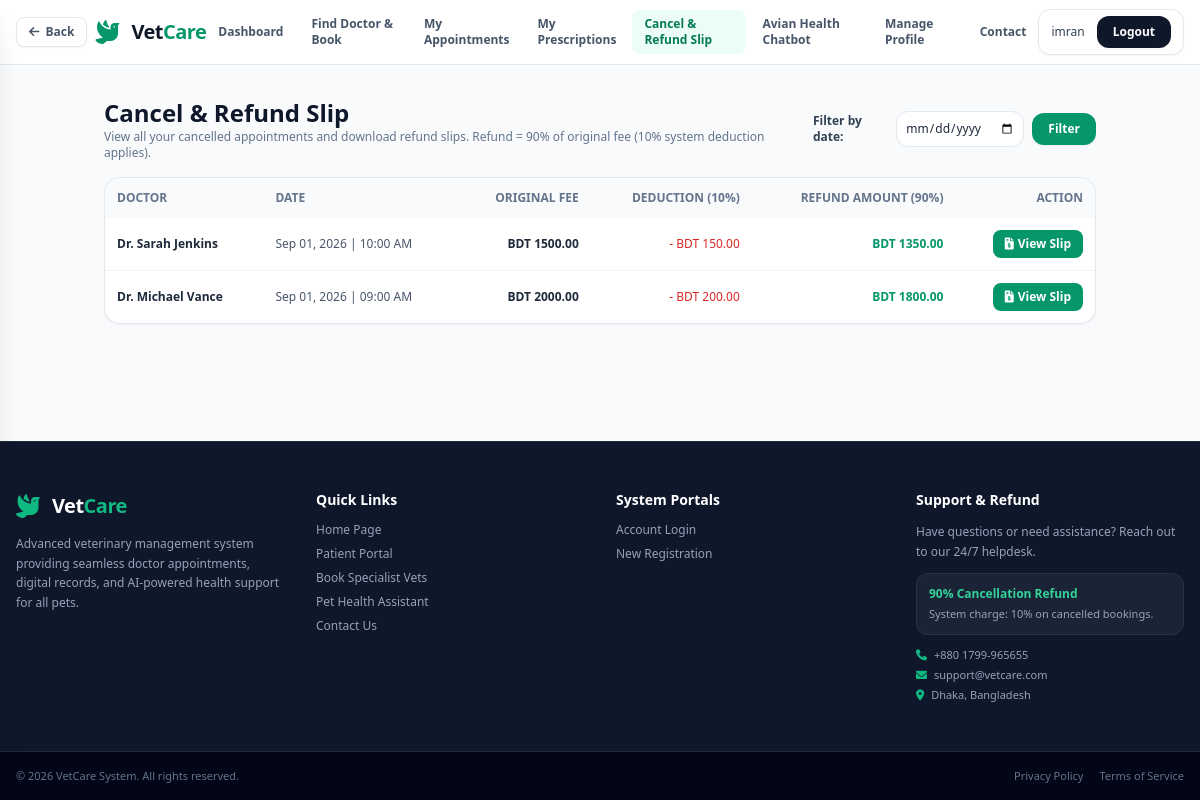
The page /cancel-refund/ (signed in) on the database as committed earlier.
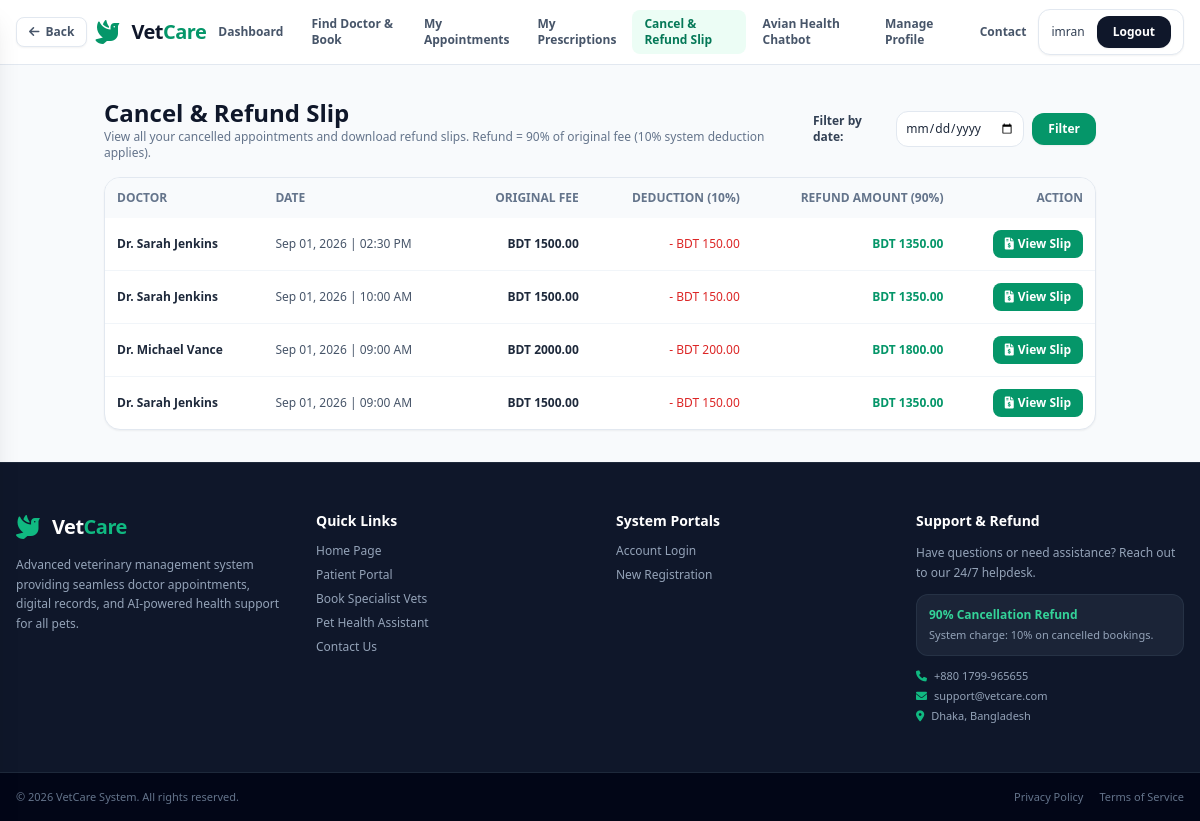
The same page on the database as committed later.
### booking/models.py (models this page shows, shortened)
class Appointment(models.Model):
    STATUS_CHOICES = (
        ('PENDING', 'Pending'),
        ('CONFIRMED', 'Confirmed'),
        ('COMPLETED', 'Completed'),
        ('CANCELLED', 'Cancelled'),
    )
    patient = models.ForeignKey('patient.Patient', on_delete=models.CASCADE, related_name='appointments')
    doctor = models.ForeignKey('vet.Doctor', on_delete=models.CASCADE, related_name='appointments')
    date = models.DateField()
    time = models.TimeField()
    status = models.CharField(max_length=20, choices=STATUS_CHOICES, default='PENDING')
    fee = models.DecimalField(max_digits=8, decimal_places=2, default=1500.00)
    notes = models.TextField(blank=True)
    created_at = models.DateTimeField(auto_now_add=True)
    updated_at = models.DateTimeField(auto_now=True)
    class Meta:
        ordering = ['-date', '-time']

### vet/models.py (models this page shows, shortened)
class Doctor(models.Model):
    user = models.OneToOneField(settings.AUTH_USER_MODEL, on_delete=models.CASCADE, related_name='doctor_profile')
    specialty = models.CharField(max_length=100)
    experience_years = models.IntegerField(default=0)
    qualification = models.CharField(max_length=200, blank=True)
    license_number = models.CharField(max_length=50, blank=True)
    consultation_fee = models.DecimalField(max_digits=8, decimal_places=2, default=1500.00)
    bio = models.TextField(blank=True)
    is_active = models.BooleanField(default=True)
    created_at = models.DateTimeField(auto_now_add=True)

### accounts/models.py (models this page shows, shortened)
class User(AbstractUser):
    ROLE_CHOICES = (
        ('PATIENT', 'Patient'),
        ('DOCTOR', 'Doctor'),
        ('ADMIN', 'Admin'),
    )
    role = models.CharField(max_length=20, choices=ROLE_CHOICES, default='PATIENT')
    phone = models.CharField(max_length=20, blank=True)
    country_code = models.CharField(max_length=5, default='+880', blank=True)
    address = models.TextField(blank=True)
    created_at = models.DateTimeField(auto_now_add=True)

### patient/views.py (the view)
# urls.py: path('cancel-refund/', views.cancel_refund_list, name='cancel_refund_list'),
@login_required
def cancel_refund_list(request):
    if request.user.role != 'PATIENT':
        return render(request, '403.html', status=403)
    from datetime import datetime
    selected_date_str = request.GET.get('date', '').strip()
    selected_date = None
    if selected_date_str:
        try:
            selected_date = datetime.strptime(selected_date_str, '%Y-%m-%d').date()
        except ValueError:
            selected_date = None
    try:
        patient = request.user.patient_profile
        appointments = patient.appointments.filter(
            status='CANCELLED',
            payment__status='REFUNDED',
        ).prefetch_related('refund')
        if selected_date is not None:
            appointments = appointments.filter(date=selected_date)
    except Patient.DoesNotExist:
        patient = None
        appointments = []
    enriched_appointments = []
    for apt in appointments:
        fee = float(apt.fee)
        deduction = round(fee * 0.10, 2)
        refund = round(fee * 0.90, 2)
        enriched_appointments.append({
            'appointment': apt,
            'original_fee': fee,
            'deduction': deduction,
            'refund_amount': refund,
        })
    context = {
        'patient': patient,
        'enriched_appointments': enriched_appointments,
        'selected_date': selected_date_str,
    }
    return render(request, 'cancel_refund_list.html', context)

### vetcure/templates/cancel_refund_list.html (shortened to what this page needs)
{% extends 'base.html' %}
{% block content %}
<div class="flex-grow max-w-5xl w-full mx-auto px-4 py-8">
    <div class="flex flex-col md:flex-row md:items-center md:justify-between gap-4 mb-4">
        <div>
            <h1 class="text-2xl font-bold text-slate-900">Cancel & Refund Slip</h1>
            <p class="text-slate-500 text-xs">View all your cancelled appointments and download refund slips. Refund = 90% of original fee (10% system deduction applies).</p>
        </div>
        <form method="get" class="flex items-center gap-2">
            <label class="text-xs font-semibold text-slate-700">Filter by date:</label>
            <input type="date" name="date" value="{{ selected_date|default:'' }}" class="border border-slate-200 rounded-xl p-2 text-xs outline-none focus:ring-1 focus:ring-emerald-500">
            <button type="submit" class="bg-emerald-600 hover:bg-emerald-700 text-white text-xs font-semibold px-4 py-2 rounded-xl transition shadow-sm">Filter</button>
        </form>
    </div>
    <div class="bg-white rounded-2xl border border-slate-200 shadow-sm overflow-hidden">
        <div class="overflow-x-auto">
            <table class="w-full text-left text-xs text-slate-600">
                <thead class="bg-slate-50 text-slate-500 uppercase">
                    <tr>
                        <th class="p-3">Doctor</th>
                        <th class="p-3">Date</th>
                        <th class="p-3 text-right">Original Fee</th>
                        <th class="p-3 text-right">Deduction (10%)</th>
                        <th class="p-3 text-right">Refund Amount (90%)</th>
                        <th class="p-3 text-right">Action</th>
                    </tr>
                </thead>
                <tbody class="divide-y divide-slate-100">
                    {% for item in enriched_appointments %}
                    <tr>
                        <td class="p-3 font-semibold text-slate-800">Dr. {{ item.appointment.doctor.user.get_full_name }}</td>
                        <td class="p-3">{{ item.appointment.date|date:"M d, Y" }} | {{ item.appointment.time|time:"h:i A" }}</td>
                        <td class="p-3 text-right font-semibold text-slate-800">BDT {{ item.original_fee|floatformat:2 }}</td>
                        <td class="p-3 text-right text-red-600 font-medium">- BDT {{ item.deduction|floatformat:2 }}</td>
                        <td class="p-3 text-right font-bold text-emerald-600">BDT {{ item.refund_amount|floatformat:2 }}</td>
                        <td class="p-3 text-right">
                            {% if item.appointment.refund %}
                            <a href="{% url 'refund_slip' item.appointment.refund.id %}" target="_blank" class="inline-flex items-center gap-1 bg-emerald-600 hover:bg-emerald-700 text-white font-semibold px-3 py-1.5 rounded-lg transition">
                                <i class="fa-solid fa-file-invoice-dollar"></i> View Slip
                            </a>
                            {% endif %}
                        </td>
                    </tr>
                    {% empty %}
                    <tr>
                        <td colspan="6" class="p-6 text-center text-slate-500">No cancelled appointments yet.</td>
                    </tr>
                    {% endfor %}
                </tbody>
            </table>
        </div>
    </div>
</div>
{% endblock %}

Rows that differ between the two databases and show on the page:
now on this page (row edited): Appointment: appointment.doctor.user.get_full_name "Sarah Jenkins", appointment "Sep 01, 2026", appointment.time "02:30 PM", original_fee "1500.00", deduction "150.00", refund_amount "1350.00", shows "View Slip"
added Appointment: appointment.doctor.user.get_full_name "Sarah Jenkins", appointment "Sep 01, 2026", appointment.time "09:00 AM", original_fee "1500.00", deduction "150.00", refund_amount "1350.00", shows "View Slip"
